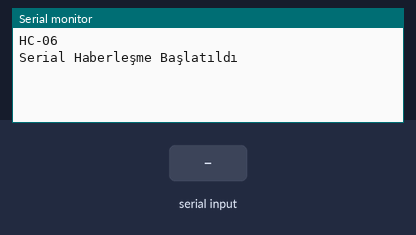
Simulated run of this sketch. Board: Arduino Uno, built with avr-gcc and run on an emulated ATmega328P. Shown: the last lines printed to the serial monitor. The inputs (shaded band) are chosen by the test bench.

Above: at 1.2 s.
1.3 s: "1" received over the second serial link
At 2.5 s:
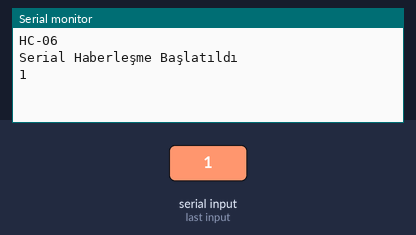
2.8 s: "0" received over the second serial link
At 3.9 s:
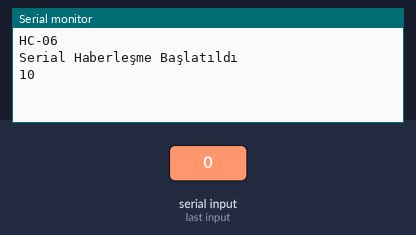

The sketch:

HC-06.ino
```cpp
#include <SoftwareSerial.h>
SoftwareSerial BTserial(4,2); // RX , TX

char m=' ';

void setup()
{
    Serial.begin(9600);
    Serial.println("HC-06");


    BTserial.begin(9600);
    Serial.println("Serial Haberleşme Başlatıldı");
}

void loop()
{

  if (BTserial.available())
  {
    m = BTserial.read();
    Serial.write(m);
  }

  if (Serial.available())
  {
    m=Serial.read();
    BTserial.write(m);
  }

}
```

Measured:
- after the input at 1.3 s, the serial monitor: prints a new line at once (image 1)
- after the input at 2.8 s, the serial monitor: prints a new line at once (image 2)
